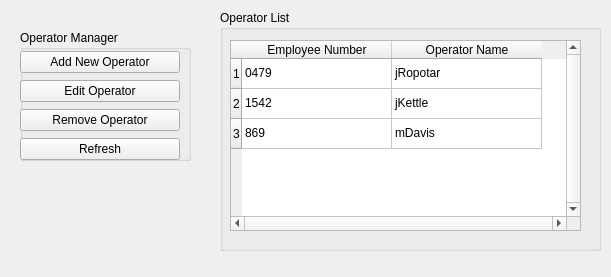
<?xml version="1.0" encoding="UTF-8"?>
<ui version="4.0">
 <class>operatorWidget</class>
 <widget class="QWidget" name="operatorWidget">
  <property name="geometry">
   <rect>
    <x>0</x>
    <y>0</y>
    <width>611</width>
    <height>277</height>
   </rect>
  </property>
  <property name="sizePolicy">
   <sizepolicy hsizetype="Maximum" vsizetype="Maximum">
    <horstretch>0</horstretch>
    <verstretch>0</verstretch>
   </sizepolicy>
  </property>
  <property name="windowTitle">
   <string>Operator Manager</string>
  </property>
  <widget class="QGroupBox" name="OperatorManagerBox">
   <property name="geometry">
    <rect>
     <x>20</x>
     <y>30</y>
     <width>171</width>
     <height>131</height>
    </rect>
   </property>
   <property name="title">
    <string>Operator Manager</string>
   </property>
   <widget class="QWidget" name="verticalLayoutWidget">
    <property name="geometry">
     <rect>
      <x>0</x>
      <y>20</y>
      <width>160</width>
      <height>112</height>
     </rect>
    </property>
    <layout class="QVBoxLayout" name="verticalLayout">
     <item>
      <widget class="QPushButton" name="addNewOperatorButton">
       <property name="text">
        <string>Add New Operator</string>
       </property>
      </widget>
     </item>
     <item>
      <widget class="QPushButton" name="editOperatorButton">
       <property name="text">
        <string>Edit Operator</string>
       </property>
      </widget>
     </item>
     <item>
      <widget class="QPushButton" name="removeOperatorButton">
       <property name="text">
        <string>Remove Operator</string>
       </property>
      </widget>
     </item>
     <item>
      <widget class="QPushButton" name="refreshButton">
       <property name="text">
        <string>Refresh</string>
       </property>
      </widget>
     </item>
    </layout>
   </widget>
  </widget>
  <widget class="QGroupBox" name="groupBox_2">
   <property name="geometry">
    <rect>
     <x>220</x>
     <y>10</y>
     <width>381</width>
     <height>241</height>
    </rect>
   </property>
   <property name="title">
    <string>Operator List</string>
   </property>
   <widget class="QTableWidget" name="tableWidget">
    <property name="geometry">
     <rect>
      <x>10</x>
      <y>30</y>
      <width>351</width>
      <height>191</height>
     </rect>
    </property>
    <property name="sizePolicy">
     <sizepolicy hsizetype="Maximum" vsizetype="Maximum">
      <horstretch>0</horstretch>
      <verstretch>0</verstretch>
     </sizepolicy>
    </property>
    <property name="verticalScrollBarPolicy">
     <enum>Qt::ScrollBarAlwaysOn</enum>
    </property>
    <property name="horizontalScrollBarPolicy">
     <enum>Qt::ScrollBarAlwaysOn</enum>
    </property>
    <property name="sizeAdjustPolicy">
     <enum>QAbstractScrollArea::AdjustToContents</enum>
    </property>
    <attribute name="horizontalHeaderDefaultSectionSize">
     <number>150</number>
    </attribute>
    <row>
     <property name="text">
      <string>1</string>
     </property>
    </row>
    <row>
     <property name="text">
      <string>2</string>
     </property>
    </row>
    <row>
     <property name="text">
      <string>3</string>
     </property>
    </row>
    <column>
     <property name="text">
      <string>Employee Number</string>
     </property>
    </column>
    <column>
     <property name="text">
      <string>Operator Name</string>
     </property>
    </column>
    <item row="0" column="0">
     <property name="text">
      <string>0479</string>
     </property>
    </item>
    <item row="0" column="1">
     <property name="text">
      <string>jRopotar</string>
     </property>
    </item>
    <item row="1" column="0">
     <property name="text">
      <string>1542</string>
     </property>
    </item>
    <item row="1" column="1">
     <property name="text">
      <string>jKettle</string>
     </property>
    </item>
    <item row="2" column="0">
     <property name="text">
      <string>869</string>
     </property>
    </item>
    <item row="2" column="1">
     <property name="text">
      <string>mDavis</string>
     </property>
    </item>
   </widget>
  </widget>
 </widget>
 <resources/>
 <connections/>
</ui>
